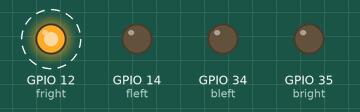
Recording of a sketch running on a simulated ESP32. Parts: output pins drawn as LEDs (lit = HIGH). Dashed ring = blinking. What the sketch prints to the serial monitor is not drawn.

Above: at 0.2 s.
Timing chart, 0 to 3.0 s (numbered marks = the images above):
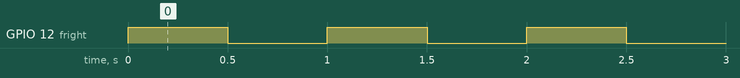

The sketch:

mProj3.ino
```cpp
int fleft = 14;
int fright = 12;
int bleft = 34;
int bright = 35;

void setup() {
  Serial.begin(115200);
  Serial.println("Hz");
  pinMode(fleft, OUTPUT);
  pinMode(fright, OUTPUT);
  pinMode(bleft, OUTPUT);
  pinMode(bright, OUTPUT);
}

void loop(){
  // fright
    digitalWrite(fright, HIGH);
    delay(500);
    digitalWrite(fright, LOW);
    delay(500);
}
//   digitalWrite(fleft, LOW);
//   digitalWrite(fright, LOW);
//   digitalWrite(bleft, LOW);
//   digitalWrite(bright, LOW);
//   delay(500);
//   // go Right
//   digitalWrite(fleft, HIGH);
//   digitalWrite(bleft, HIGH);
//   delay(300);
//   digitalWrite(fleft, LOW);
//   digitalWrite(bleft, LOW);
//   Serial.print("I got after Right");
//   delay(300);
//   // go Left
//   digitalWrite(fright, HIGH);
//   digitalWrite(bright, HIGH);
//   delay(300);
//   digitalWrite(fright, LOW);
//   digitalWrite(bright, LOW);
//   delay(300);
//   // go Forward
//   digitalWrite(bleft, HIGH);
//   digitalWrite(bright, HIGH);
//   delay(300);
//   digitalWrite(bleft, LOW);
//   digitalWrite(bright, LOW);
//   delay(300);
//   // go Back
//   digitalWrite(fleft, HIGH);
//   digitalWrite(fright, HIGH);
//   delay(300);
//   digitalWrite(fleft, LOW);
//   digitalWrite(fright, LOW);
//   delay(300);
// }
```

Measured:
- by itself, GPIO 12 (fright): alternates HIGH for 0.50 s and LOW for 0.50 s
